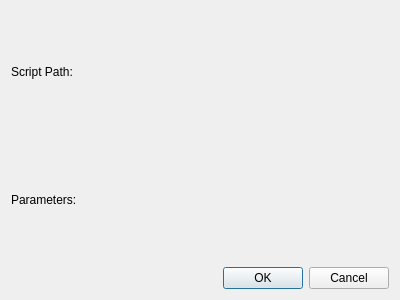
<?xml version="1.0" encoding="UTF-8"?>
<ui version="4.0">
 <class>runconfigurations</class>
 <widget class="QDialog" name="runconfigurations">
  <property name="geometry">
   <rect>
    <x>0</x>
    <y>0</y>
    <width>400</width>
    <height>300</height>
   </rect>
  </property>
  <property name="windowTitle">
   <string>Dialog</string>
  </property>
  <layout class="QVBoxLayout" name="verticalLayout">
   <item>
    <layout class="QGridLayout" name="gridLayout">
     <item row="0" column="0">
      <widget class="QLabel" name="label">
       <property name="text">
        <string>Script Path:</string>
       </property>
      </widget>
     </item>
     <item row="0" column="1">
      <widget class="QWidget" name="widget" native="true"/>
     </item>
    </layout>
   </item>
   <item>
    <layout class="QHBoxLayout" name="horizontalLayout">
     <item>
      <widget class="QLabel" name="label_2">
       <property name="text">
        <string>Parameters:</string>
       </property>
      </widget>
     </item>
     <item>
      <widget class="QWidget" name="widget_2" native="true"/>
     </item>
    </layout>
   </item>
   <item>
    <widget class="QDialogButtonBox" name="buttonBox">
     <property name="orientation">
      <enum>Qt::Horizontal</enum>
     </property>
     <property name="standardButtons">
      <set>QDialogButtonBox::Cancel|QDialogButtonBox::Ok</set>
     </property>
    </widget>
   </item>
  </layout>
 </widget>
 <resources/>
 <connections>
  <connection>
   <sender>buttonBox</sender>
   <signal>accepted()</signal>
   <receiver>runconfigurations</receiver>
   <slot>accept()</slot>
   <hints>
    <hint type="sourcelabel">
     <x>248</x>
     <y>254</y>
    </hint>
    <hint type="destinationlabel">
     <x>157</x>
     <y>274</y>
    </hint>
   </hints>
  </connection>
  <connection>
   <sender>buttonBox</sender>
   <signal>rejected()</signal>
   <receiver>runconfigurations</receiver>
   <slot>reject()</slot>
   <hints>
    <hint type="sourcelabel">
     <x>316</x>
     <y>260</y>
    </hint>
    <hint type="destinationlabel">
     <x>286</x>
     <y>274</y>
    </hint>
   </hints>
  </connection>
 </connections>
</ui>
